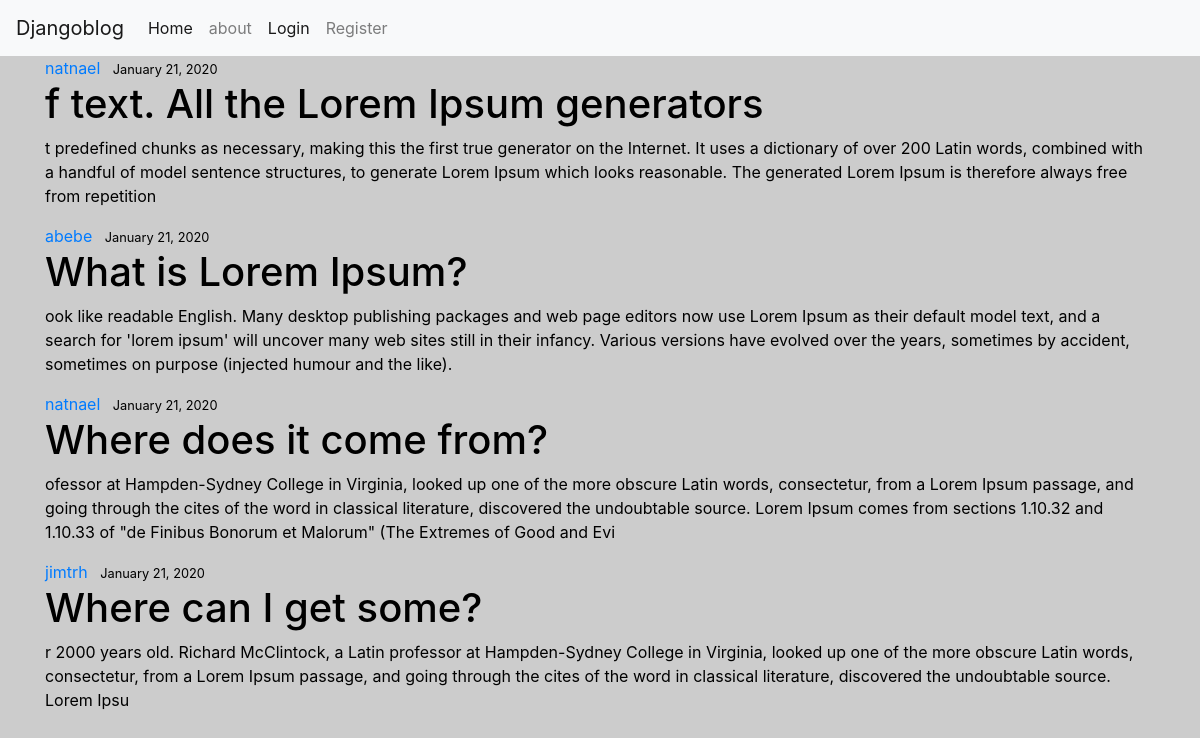
The page / on the database its author committed.
### blog/models.py (models this page shows, shortened)
class Post(models.Model):
    title = models.CharField(max_length=100)
    content = models.TextField()
    date_posted = models.DateTimeField(default=timezone.now)
    author = models.ForeignKey(User, on_delete=models.CASCADE)

### blog/views.py (the view)
# urls.py: path('', PostListView.as_view(), name='blog-home'),
class PostListView(ListView):
	model = Post
	template_name = 'blog/home.html'  #<app>/<model>_<viewtype>.html
	context_object_name = 'posts'
	ordering = ['-date_posted']
	paginate_by = 4

### blog/templates/blog/home.html
{% extends "blog/base.html"%}
{% block content %}
	{% for post in posts %}
	<a href="#" class="mr-2">{{ post.author }}</a>
	<small>{{ post.date_posted|date:"F d, Y" }}</small>
	   <h1>{{ post.title }}</h1>
	   <p>{{ post.content }}</p>
	{% endfor %}
{% endblock content %}

### blog/static/blog/main.css (style rules this page uses)
body { background-color: #ccc; color: #000; }

### rows shown on the page
Post: author "natnael", date_posted "January 21, 2020", title "f text. All the Lorem Ipsum generators", content "t predefined chunks as necessary, making this the first true generator on the Internet. It uses a dictionary of over 200 Latin words, combined with a handful of model sentence structures, to generate Lorem Ipsum which looks reasonable. The generated Lorem Ipsum is therefore always free from repetition"
Post: author "abebe", date_posted "January 21, 2020", title "What is Lorem Ipsum?", content "ook like readable English. Many desktop publishing packages and web page editors now use Lorem Ipsum as their default model text, and a search for 'lorem ipsum' will uncover many web sites still in their infancy. Various versions have evolved over the years, sometimes by accident, sometimes on purpose (injected humour and the like)."
Post: author "natnael", date_posted "January 21, 2020", title "Where does it come from?", content "ofessor at Hampden-Sydney College in Virginia, looked up one of the more obscure Latin words, consectetur, from a Lorem Ipsum passage, and going through the cites of the word in classical literature, discovered the undoubtable source. Lorem Ipsum comes from sections 1.10.32 and 1.10.33 of \"de Finibus Bonorum et Malorum\" (The Extremes of Good and Evi"
Post: author "jimtrh", date_posted "January 21, 2020", title "Where can I get some?", content "r 2000 years old. Richard McClintock, a Latin professor at Hampden-Sydney College in Virginia, looked up one of the more obscure Latin words, consectetur, from a Lorem Ipsum passage, and going through the cites of the word in classical literature, discovered the undoubtable source. Lorem Ipsu"
